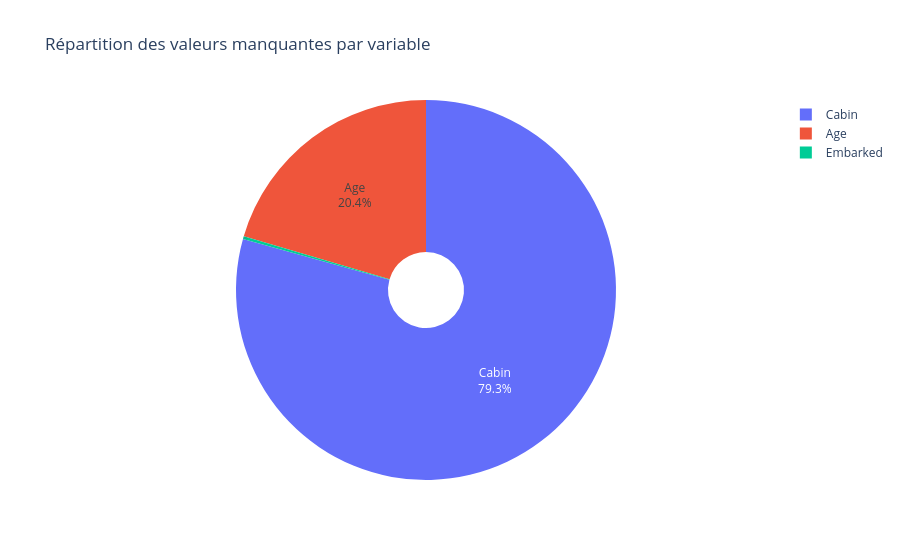

This figure's notebook cell:
### Markdown cell above
- Graphique en camembert ( secteur ) des valeurs manquantes par type

### Code cell
if not resume_manquants.empty:
    fig = px.pie(
        resume_manquants.reset_index(),
        names="index",
        values="Valeurs manquantes",
        title="Répartition des valeurs manquantes par variable",
        hole=0.2
    )
    fig.update_traces(textposition="inside", textinfo="percent+label")
    fig.show()
else:
    print("Aucune valeur manquante à afficher.")

### Figure 1 — Plotly figure (JSON) as saved in the notebook; plotly's stock layout.template omitted (floating-point values rounded to 4 significant figures)
{"data": [{"domain": {"x": [0.0, 1.0], "y": [0.0, 1.0]}, "hole": 0.2, "hovertemplate": "index=%{label}<br>Valeurs manquantes=%{value}<extra></extra>", "labels": ["Cabin", "Age", "Embarked"], "legendgroup": "", "name": "", "showlegend": true, "textinfo": "percent+label", "textposition": "inside", "type": "pie", "values": [687, 177, 2]}], "layout": {"legend": {"tracegroupgap": 0}, "title": {"text": "Répartition des valeurs manquantes par variable"}}}
